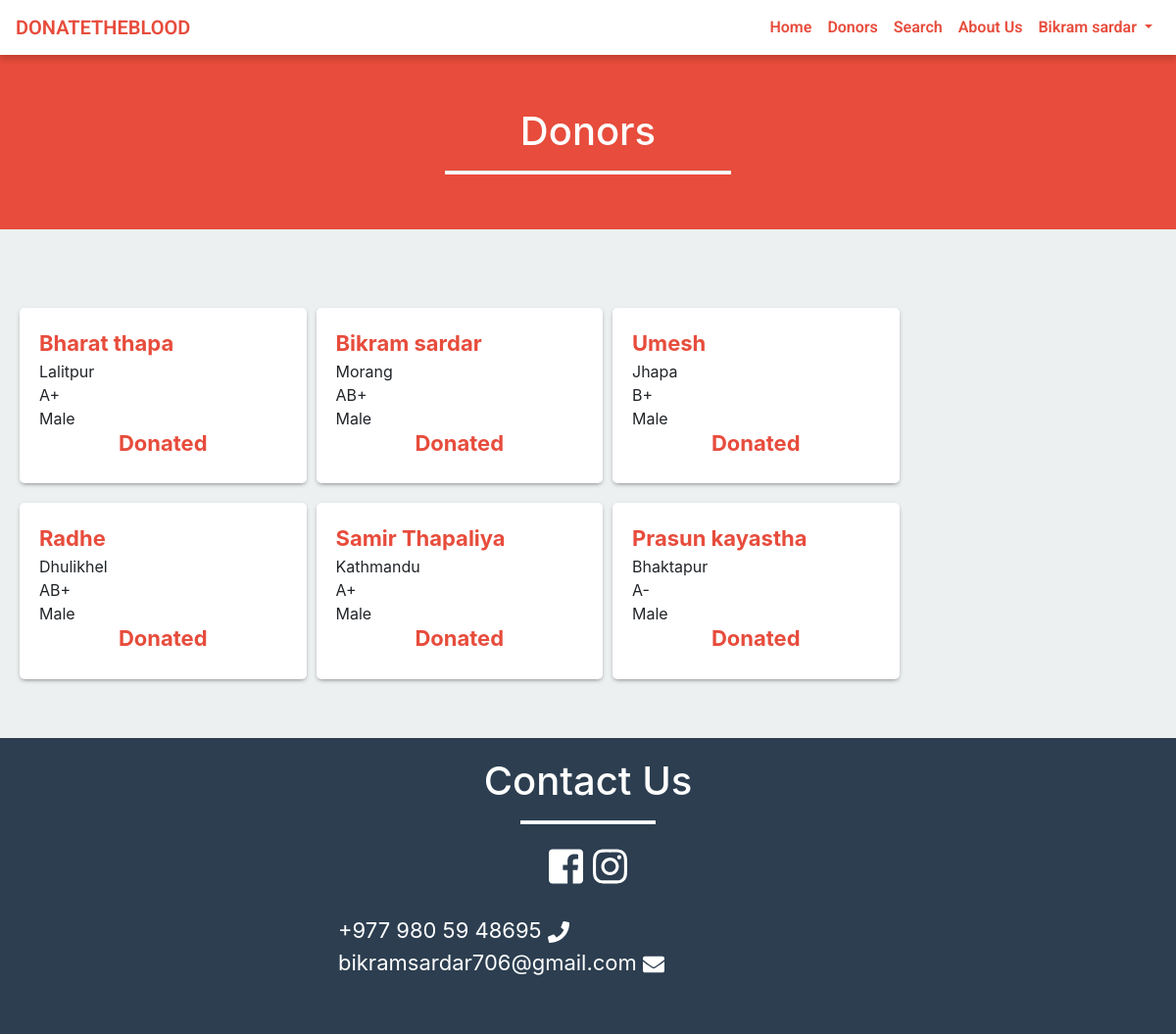
Page /donor.php (signed in) on the committed database.
### tables this page shows
CREATE TABLE `donor` (
  `id` int(11) NOT NULL,
  `name` varchar(50) NOT NULL,
  `gender` varchar(10) NOT NULL,
  `email` varchar(50) NOT NULL,
  `city` varchar(50) NOT NULL,
  `dob` varchar(20) NOT NULL,
  `contact_no` varchar(16) NOT NULL,
  `save_life_date` varchar(20) NOT NULL,
  `password` varchar(100) NOT NULL,
  `blood_group` varchar(10) NOT NULL,
  `type` enum('user','admin','doctor') NOT NULL
);

### donor.php (the view, shortened to what this page needs)
<?php
	include ('include/header.php');
?>
<div class="container-fluid red-background size">
	<div class="row">
		<div class="col-md-6 offset-md-3">
			<h1 class="text-center">Donors</h1>
			<hr class="white-bar">
		</div>
	</div>
</div>
<div class="container" style="padding: 60px 0;">
	<div class="row data">
	<?php
	    $sql = "SELECT * FROM donor";
		$result = mysqli_query($connection, $sql);
		if(mysqli_num_rows($result)>0){
			while ($row = mysqli_fetch_assoc($result)) {
				if($row['save_life_date']=='0'){
					echo '<div class="col-md-3 col-sm-12 col-lg-3 donors_data">
					<span class="name">'.$row['name'].'</span>
					<span>'.$row['city'].'</span>
					<span>'.$row['blood_group'].'</span>
					<span>'.$row['gender'].'</span>
					<span>'.$row['email'].'</span>
					<span>'.$row['contact_no'].'</span>
					</div>';
				}else{
					    $start = date_create("");
									$end = date_create();
									$diff = date_diff($start, $end);
									$diffMonth = $diff->m;
									 if( $diffMonth >=3){
										echo '<div class="col-md-3 col-sm-12 col-lg-3 donors_data">
										<span class="name">'.$row['name'].'</span>
										<span>'.$row['city'].'</span>
										<span>'.$row['blood_group'].'</span>
										<span>'.$row['gender'].'</span>
										<span>'.$row['email'].'</span>
										<span>'.$row['contact_no'].'</span>
										</div>';
									 }else{
										echo '
					<div class="col-md-3 col-sm-12 col-lg-3 donors_data">
					<span class="name">'.$row['name'].'</span>
					<span>'.$row['city'].'</span>
					<span>'.$row['blood_group'].'</span>
					<span>'.$row['gender'].'</span>
					<h4 class="name text-center">Donated</h4>
					</div>';
					 }
				}
			}
		}
	?>
	</div>
</div>
<?php
	include ('include/footer.php');
?>

### css/styles.css (style rules this page uses)
h1, h2, h3, h4, h5, h6 { color: #5f6468; }
h1 { font-weight: 300; font-size: 40px; }
h3, h4 { font-weight: 300; }

### css/custom.css (style rules this page uses)
.white-bar { height: 3px; width: 50%; color: white; background-color: white; }
.red-background { background-color: #e74c3c; min-height: 460px; height: auto; padding: 10px }

### donor.php (style rules this page uses)
.size { min-height: 0px; padding: 60px 0 40px 0; }
h1 { color: white; }
span { display: block; }
.name { color: #e74c3c; font-size: 22px; font-weight: 700; }
.donors_data { background-color: white; border-radius: 5px; margin:20px 5px 0px 5px; -webkit-box-shadow: 0px 2px 5px -2px rgba(89,89,89,0.95); -moz-box-shadow: 0px 2px 5px -2px rgba(89,89,89,0.95); box-shadow: 0px 2px 5px -2px rgba(89,89,89,0.95); padding: 20px; }

### rows in the picture
donor: name "Bharat thapa", city "Lalitpur", blood_group "A+", gender "Male"
donor: name "Bikram sardar", city "Morang", blood_group "AB+", gender "Male"
donor: name "Umesh", city "Jhapa", blood_group "B+", gender "Male"
donor: name "Radhe", city "Dhulikhel", blood_group "AB+", gender "Male"
donor: name "Samir Thapaliya", city "Kathmandu", blood_group "A+", gender "Male"
donor: name "Prasun kayastha", city "Bhaktapur", blood_group "A-", gender "Male"

### other values in the picture
$_SESSION['name'] "Bikram sardar"
